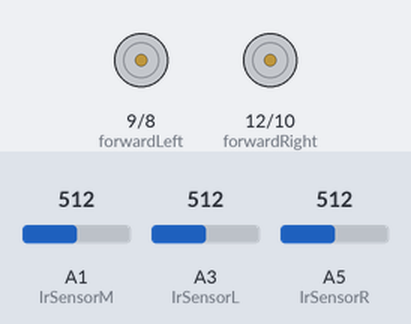
The sketch below on a simulated Arduino Uno, built with avr-gcc and run on an emulated ATmega328P. Parts: motor-driver pin pairs drawn as motors (green arrow = first pin HIGH = forward, orange = second pin HIGH = backward, longer = more drive). The test bench sets the inputs (shaded band); at power-on: A1 (IrSensorM) = 512, A3 (IrSensorL) = 512, A5 (IrSensorR) = 512.

Above: at 1.2 s.
1.3 s: A1 (IrSensorM) set to 57
2.8 s: A1 (IrSensorM) set to 47
At 3.2 s:
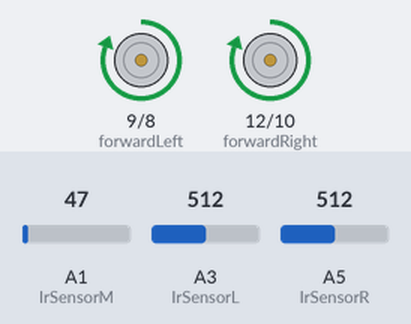
4.3 s: A1 (IrSensorM) set to 122
At 5.5 s:
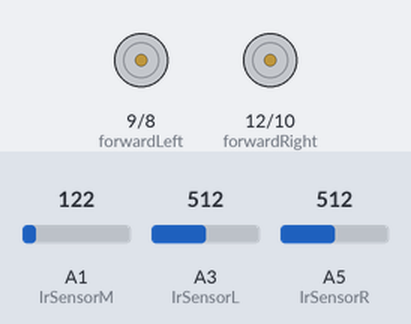
5.8 s: A1 (IrSensorM) set to 40
At 6.7 s:
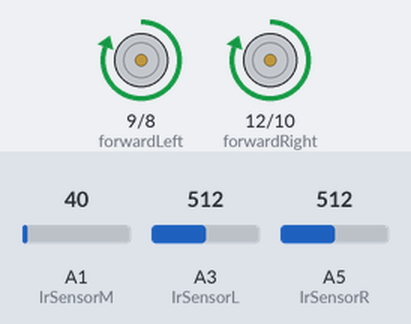
Timing chart, 0 to 8.3 s (numbered marks = the images above; inputs shaded):
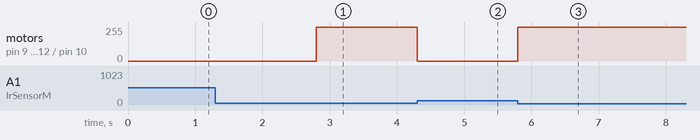

The sketch:

Line_follower_bot_11_10_19.ino
```cpp
int forwardRight = 12;   //right motor, forward action
int forwardLeft = 9;    //left motor, forward action
int backwardRight = 10;   //right motor, backward action
int backwardLeft = 8;    //left motor, backward action

const int IrSensorR=A5;   //Ir sensor on right side
const int IrSensorL=A3;   //Ir sensor on left side
const int IrSensorM=A1;
int IrReadingR, IrReadingL, IrReadingM, path1[3];

void setup()
{
  pinMode(IrSensorR,INPUT);
  pinMode(IrSensorL,INPUT);
  pinMode(IrSensorM,INPUT);
  pinMode(forwardRight, OUTPUT);
  pinMode(forwardLeft, OUTPUT);
  pinMode(backwardRight, OUTPUT);
  pinMode(backwardLeft, OUTPUT);
  Serial.begin(9600);   //for establishing communication between arduino and others at 9600 bauds(standard value)
}

void Forward()   //function for forward action of the right motor
{
  digitalWrite(forwardRight, HIGH);
  digitalWrite(backwardRight, LOW);
  digitalWrite(forwardLeft, HIGH);
  digitalWrite(backwardLeft, LOW);
}


void right()   //function for right action of the robot
{
  digitalWrite(forwardLeft, HIGH);
  digitalWrite(backwardRight, LOW);
}

void left()    //function for left action of the robot
{
  digitalWrite(forwardRight, HIGH);
  digitalWrite(backwardLeft, LOW);
}

void allstop()    //function for stopping the robot
{
  digitalWrite(forwardRight, LOW);
  digitalWrite(backwardRight, LOW);
  digitalWrite(backwardLeft, LOW);
  digitalWrite(forwardLeft, LOW);
}

void loop()
{
 IrReadingR=analogRead(IrSensorR);         //Taking values
 IrReadingL=analogRead(IrSensorL);
 IrReadingM=analogRead(IrSensorM);
 if(IrReadingR<=50)
  {
    IrReadingR=1;
  }
  else
  {
    IrReadingR=0;
  }
   if(IrReadingL<=50)
  {
    IrReadingL=1;
  }
  else
  {
    IrReadingL=0;
  }
 if(IrReadingM<=50)
  {
    IrReadingM=1;
  }
  else
  {
    IrReadingM=0;
  }
  if(IrReadingL==0 && IrReadingM==1 && IrReadingR==0)                     //Condition for the bot to move forward
  {
    Forward();
  }
  else if(IrReadingL==0 && IrReadingM==1 && IrReadingR==1)                //Condition for the bot to move right
  {
    right();
  }
  else if(IrReadingL==1 && IrReadingM==1 && IrReadingL==0)                //Condition for the bot to move left
  {
    left();
  }
  else
  {
    allstop();
  }
}
```

Measured:
- the behaviour switches between 51 and 50 on A1 (IrSensorM) (found by bisection; images 0 and 1)
- after the input at 1.3 s, every drawn part: stays the same
- after the input at 2.8 s, motor on pin 9 (forwardLeft) / pin 8 (backwardLeft), motor on pin 12 (forwardRight) / pin 10 (backwardRight): stopped → forward 255/255 at once
- after the input at 4.3 s, motor on pin 9 (forwardLeft) / pin 8 (backwardLeft), motor on pin 12 (forwardRight) / pin 10 (backwardRight): forward 255/255 → stopped at once
- after the input at 5.8 s, motor on pin 9 (forwardLeft) / pin 8 (backwardLeft), motor on pin 12 (forwardRight) / pin 10 (backwardRight): stopped → forward 255/255 at once
